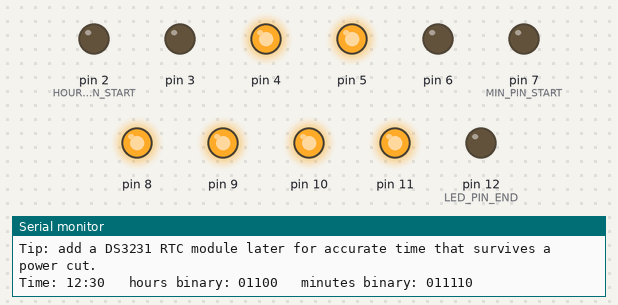
Bench run of a sketch on a simulated Arduino Uno, built with avr-gcc and run on an emulated ATmega328P. On the bench: output pins drawn as LEDs (lit = HIGH), the last lines printed to the serial monitor.

Above: at 0.2 s.
At 60.2 s:
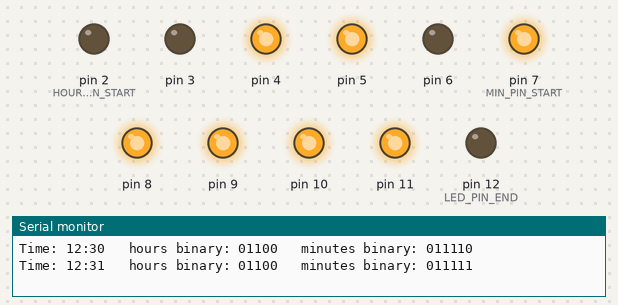
At 120.2 s:
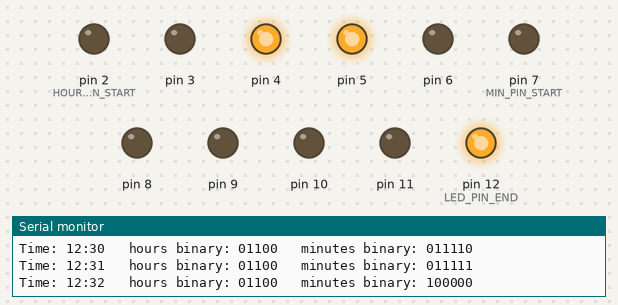
Timing chart, 0 to 121.7 s (numbered marks = the images above):
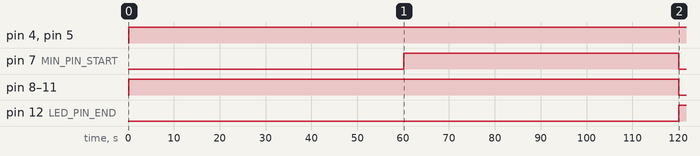

The sketch:

LED-Binary-Clock.ino
```cpp
// 013 - LED Binary Clock
// Board: Arduino Uno
// Wiring: 11 LEDs, each through a 220 ohm resistor to GND
//   HOURS   (5 LEDs): pin 2 = value  1, pin 3 = 2, pin 4 = 4, pin 5 = 8, pin 6 = 16
//   MINUTES (6 LEDs): pin 7 = value  1, pin 8 = 2, pin 9 = 4, pin 10 = 8,
//                     pin 11 = 16, pin 12 = 32
// To read the clock, add up the values of the lit LEDs in each group.

// ---------------- LED group constants ----------------
const int HOUR_PIN_START = 2;   // First hours LED (5 LEDs on pins 2-6)
const int HOUR_BITS = 5;        // 5 bits show 0-31, the clock only needs 0-23
const int MIN_PIN_START = 7;    // First minutes LED (6 LEDs on pins 7-12)
const int MIN_BITS = 6;         // 6 bits show 0-63, the clock only needs 0-59
const int LED_PIN_END = 12;     // Last LED pin used by the clock

// ---------------- Start time - change these to set your clock ----------------
const int START_HOUR = 12;
const int START_MINUTE = 30;

const unsigned long MS_PER_MINUTE = 60000UL;

unsigned long bootMillis = 0;   // millis() reading when the sketch started
int lastShownMinute = -1;       // So the Serial Monitor only prints on minute change

// Lights the LEDs that hold the bits of "value" (bit 0 goes to startPin)
void showBits(int value, int startPin, int bitCount) {
  for (int i = 0; i < bitCount; i++) {
    int bitIsOn = (value >> i) & 1;         // Read one bit of the value
    digitalWrite(startPin + i, bitIsOn ? HIGH : LOW);
  }
}

// Prints a number with a leading zero, e.g. 7 becomes 07
void printTwoDigits(int value) {
  if (value < 10) Serial.print('0');
  Serial.print(value);
}

// Prints a number as binary digits, e.g. 5 becomes 00101
void printBinary(int value, int bitCount) {
  for (int i = bitCount - 1; i >= 0; i--) {
    Serial.print((value >> i) & 1);
  }
}

void setup() {
  for (int pin = HOUR_PIN_START; pin <= LED_PIN_END; pin++) {
    pinMode(pin, OUTPUT);   // All 11 LEDs are outputs (pins 2 to 12)
    digitalWrite(pin, LOW);
  }

  Serial.begin(9600);
  Serial.println("=== LED Binary Clock ===");
  Serial.print("Starting at ");
  printTwoDigits(START_HOUR);
  Serial.print(':');
  printTwoDigits(START_MINUTE);
  Serial.println("  (hour LEDs: pins 2-6, minute LEDs: pins 7-12)");
  Serial.println("Tip: add a DS3231 RTC module later for accurate time that survives a power cut.");

  bootMillis = millis();   // Remember when the clock was started
}

void loop() {
  // millis() counts the milliseconds since the board started running,
  // so elapsed time plus the start time gives the current time.
  unsigned long elapsed = millis() - bootMillis;
  unsigned long totalMinutes = (unsigned long)START_HOUR * 60UL + START_MINUTE
                               + elapsed / MS_PER_MINUTE;

  int hour = (totalMinutes / 60) % 24;   // Wrap back to 0 after 23:59
  int minute = totalMinutes % 60;        // Wrap back to 0 after 59 minutes

  // Send the bits of each value to its group of LEDs
  showBits(hour, HOUR_PIN_START, HOUR_BITS);
  showBits(minute, MIN_PIN_START, MIN_BITS);

  // Only print when the minute actually changes, so the monitor stays readable
  if (minute != lastShownMinute) {
    lastShownMinute = minute;
    Serial.print("Time: ");
    printTwoDigits(hour);
    Serial.print(':');
    printTwoDigits(minute);
    Serial.print("   hours binary: ");
    printBinary(hour, HOUR_BITS);
    Serial.print("   minutes binary: ");
    printBinary(minute, MIN_BITS);
    Serial.println();
  }

  // UPGRADE NOTE: millis() only counts while the Uno has power and it drifts
  // a little over time. A DS3231 RTC module keeps the real time accurately
  // and keeps running on its coin cell when the board is switched off.
}
```

Measured:
- by itself, pin 4, pin 5: LOW → HIGH at 0.11 s
- by itself, pin 7 (MIN_PIN_START): LOW → HIGH at 60.1 s, → LOW 60.0 s later
- by itself, pin 8–11: LOW → HIGH at 0.11 s, → LOW 120 s later
- by itself, pin 12 (LED_PIN_END): LOW → HIGH at 120 s
